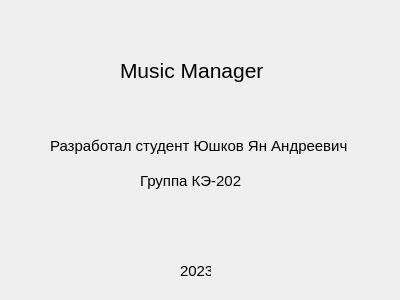
<?xml version="1.0" encoding="UTF-8"?>
<ui version="4.0">
 <class>InfoWindow</class>
 <widget class="QDialog" name="InfoWindow">
  <property name="geometry">
   <rect>
    <x>0</x>
    <y>0</y>
    <width>400</width>
    <height>300</height>
   </rect>
  </property>
  <property name="windowTitle">
   <string>Dialog</string>
  </property>
  <widget class="QLabel" name="label">
   <property name="geometry">
    <rect>
     <x>120</x>
     <y>10</y>
     <width>151</width>
     <height>121</height>
    </rect>
   </property>
   <property name="font">
    <font>
     <family>Segoe UI</family>
     <pointsize>16</pointsize>
    </font>
   </property>
   <property name="text">
    <string>Music Manager</string>
   </property>
  </widget>
  <widget class="QLabel" name="label_2">
   <property name="geometry">
    <rect>
     <x>50</x>
     <y>90</y>
     <width>301</width>
     <height>111</height>
    </rect>
   </property>
   <property name="font">
    <font>
     <family>Segoe UI</family>
     <pointsize>11</pointsize>
    </font>
   </property>
   <property name="text">
    <string>Разработал студент Юшков Ян Андреевич</string>
   </property>
  </widget>
  <widget class="QLabel" name="label_3">
   <property name="geometry">
    <rect>
     <x>140</x>
     <y>160</y>
     <width>101</width>
     <height>41</height>
    </rect>
   </property>
   <property name="font">
    <font>
     <family>Segoe UI</family>
     <pointsize>11</pointsize>
    </font>
   </property>
   <property name="text">
    <string>Группа КЭ-202</string>
   </property>
  </widget>
  <widget class="QLabel" name="label_4">
   <property name="geometry">
    <rect>
     <x>180</x>
     <y>260</y>
     <width>31</width>
     <height>21</height>
    </rect>
   </property>
   <property name="font">
    <font>
     <family>Segoe UI</family>
     <pointsize>11</pointsize>
    </font>
   </property>
   <property name="text">
    <string>2023</string>
   </property>
  </widget>
 </widget>
 <resources/>
 <connections/>
</ui>
